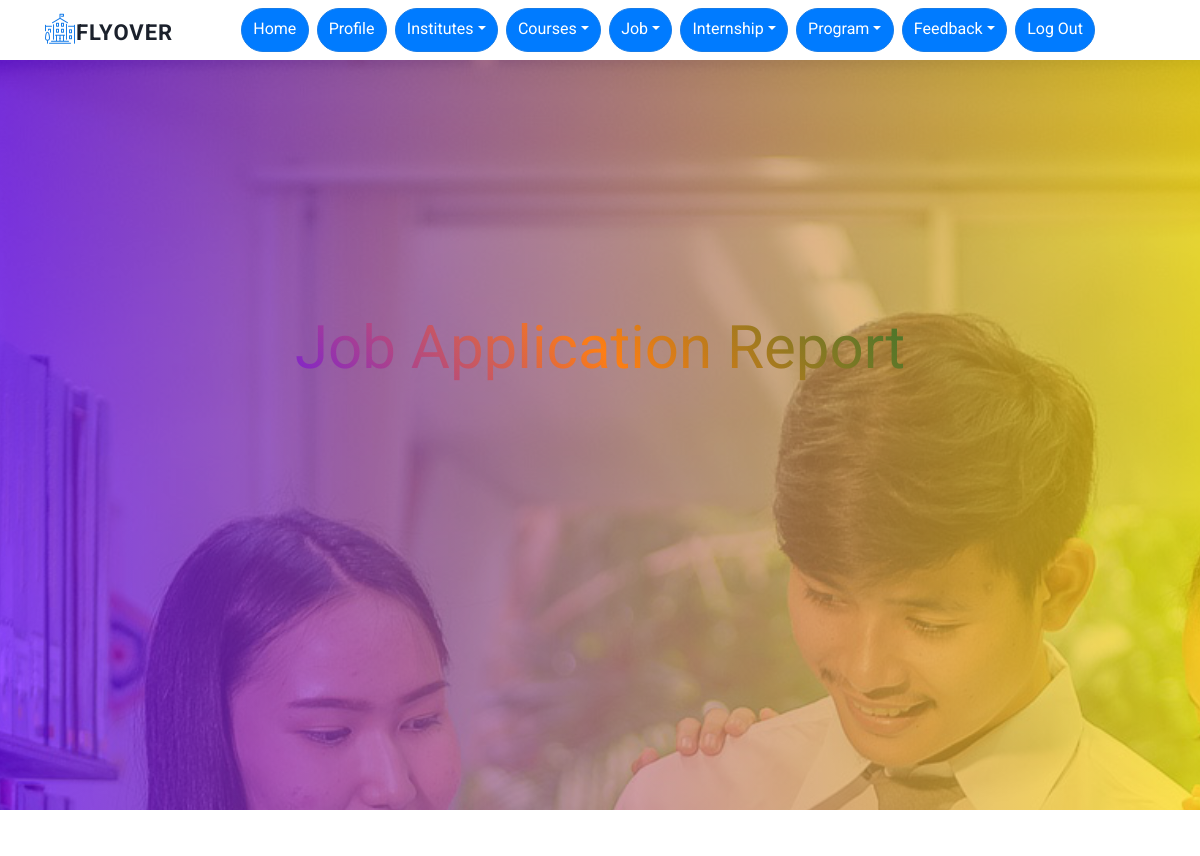
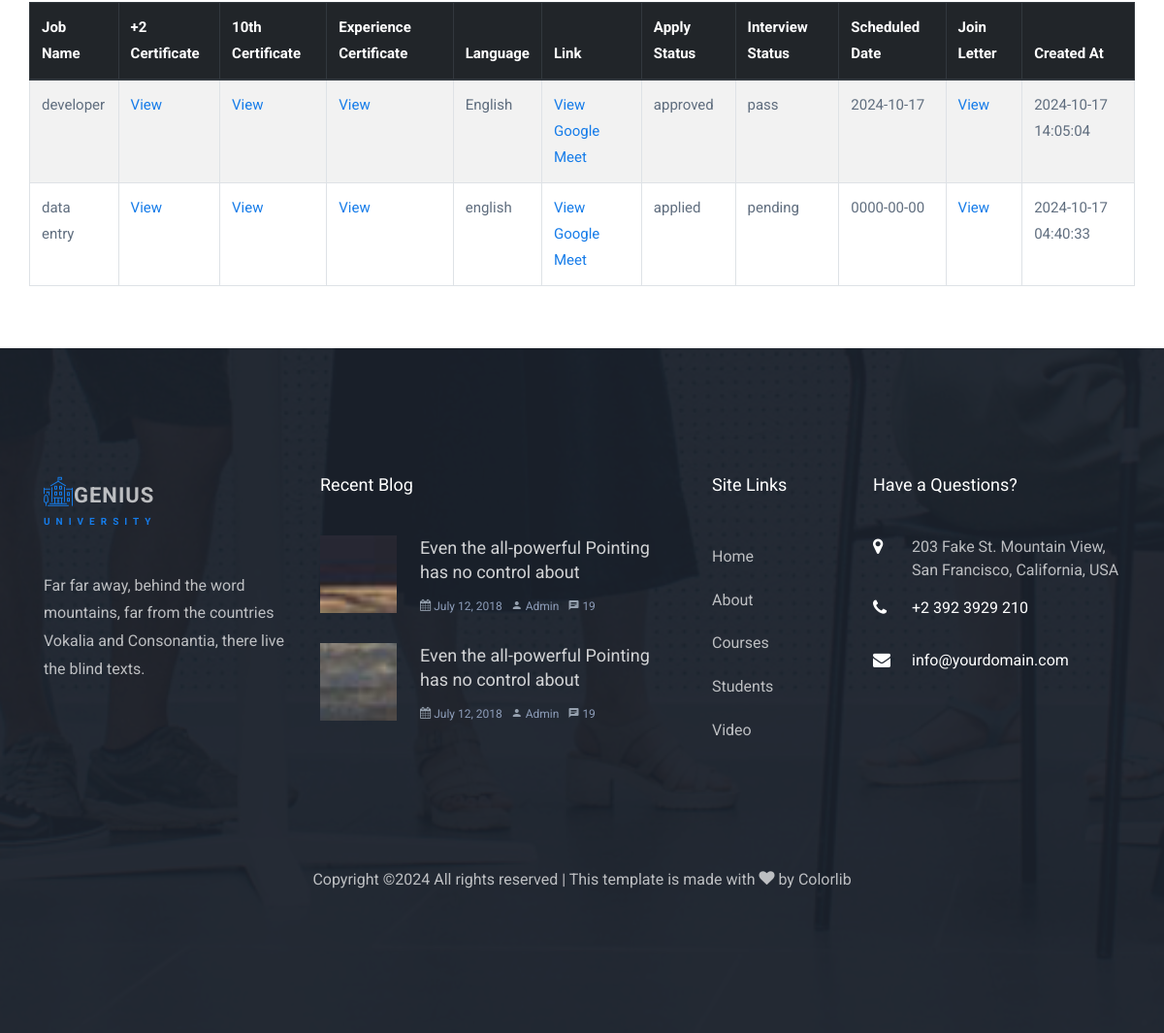
Page /user/job_report.php (signed in) on the committed database (2 pictures, top to bottom).
### tables this page shows
CREATE TABLE `job_application` (
  `job_apply_id` int(30) NOT NULL,
  `user_id` int(30) NOT NULL,
  `institute_id` int(30) NOT NULL,
  `job_id` int(30) NOT NULL,
  `+2_certificate` varchar(100) NOT NULL,
  `10th_certificate` varchar(100) NOT NULL,
  `experience_certificate` varchar(100) NOT NULL,
  `language` varchar(100) NOT NULL,
  `link` varchar(100) NOT NULL,
  `apply_status` varchar(30) NOT NULL,
  `interview_status` varchar(50) NOT NULL,
  `scheduled_date` date NOT NULL,
  `join_letter` varchar(50) NOT NULL,
  `crated_at` timestamp NOT NULL DEFAULT current_timestamp() ON UPDATE current_timestamp()
);

CREATE TABLE `job` (
  `job_id` int(30) NOT NULL,
  `job_title` varchar(100) NOT NULL,
  `company_name` varchar(100) NOT NULL,
  `salary` int(100) NOT NULL,
  `description` varchar(300) NOT NULL,
  `requirement` varchar(300) NOT NULL,
  `post_date` date NOT NULL,
  `expiry_date` date NOT NULL,
  `location` varchar(100) NOT NULL,
  `institute_id` int(30) NOT NULL
);

### user/job_report.php (the view, shortened to what this page needs)
<?php
include 'header.php';
$userId = $_SESSION['login_id'];
?>
<body>
    <div class="hero-wrap" style="background-image: url('../assets/images/bg_1.jpg'); background-attachment:fixed;">
        <div class="overlay"></div>
        <div class="container">
            <div class="row no-gutters slider-text align-items-center justify-content-center" data-scrollax-parent="true">
                <div class="col-md-8 ftco-animate text-center">
                    <h1 class="mb-4">Job Application Report</h1>
                </div>
            </div>
        </div>
    </div>
    <div class="container my-5 gray-bg">
        <div class="row justify-content-center">
            <table class="table table-bordered table-hover table-striped glass-table">
                <thead class="thead-dark">
                    <tr>
                        <th>Job Name</th>
                        <th>+2 Certificate</th>
                        <th>10th Certificate</th>
                        <th>Experience Certificate</th>
                        <th>Language</th>
                        <th>Link</th>
                        <th>Apply Status</th>
                        <th>Interview Status</th>
                        <th>Scheduled Date</th>
                        <th>Join Letter</th>
                        <th>Created At</th>
                    </tr>
                </thead>
                <tbody>
                    <?php
                    include '../config.php';
                    $query = "SELECT ja.*, j.job_title, ja.interview_status, ja.apply_status
                                FROM job_application ja
                                JOIN job j ON ja.job_id = j.job_id
                                WHERE ja.apply_status IN ('applied', 'approved')  AND ja.interview_status IN ('pending', 'pass') and ja.user_id='$userId' ;
                                ";
                    $result = mysqli_query($con, $query);
                    if ($result->num_rows > 0) {
                        while ($row = $result->fetch_assoc()) {
                            echo "<tr>";
                            echo "<td>" . htmlspecialchars($row['job_title']) . "</td>";
                            echo "<td><a href='../upload/" . htmlspecialchars($row['+2_certificate']) . "' target='_blank'>View</a></td>";
                            echo "<td><a href='../upload/" . htmlspecialchars($row['10th_certificate']) . "' target='_blank'>View</a></td>";
                            echo "<td><a href='../upload/" . htmlspecialchars($row['experience_certificate']) . "' target='_blank'>View</a></td>";
                            echo "<td>" . htmlspecialchars($row['language']) . "</td>";
                            echo "<td><a href='" . htmlspecialchars($row['link']) . "' target='_blank'>View Google Meet</a></td>";
                            echo "<td>" . htmlspecialchars($row['apply_status']) . "</td>";
                            echo "<td>" . htmlspecialchars($row['interview_status']) . "</td>";
                            echo "<td>" . htmlspecialchars($row['scheduled_date']) . "</td>";
                            echo "<td><a href='../upload/" . htmlspecialchars($row['join_letter']) . "' target='_blank'>View</a></td>";
                            echo "<td>" . htmlspecialchars($row['crated_at']) . "</td>";
                            echo "</tr>";
                        }
                    } else {
                        echo "<tr><td colspan='12' class='text-center'>No Job Applications Found</td></tr>";
                    }
                    ?>
                </tbody>
            </table>
        </div>
    </div>
    <?php
    include 'footer.php';
    ?>
</body>
</html>

### rows in the picture
job_application: job.job_title "developer", language "English", apply_status "approved", interview_status "pass", scheduled_date "2024-10-17", crated_at "2024-10-17 14:05:04"
job_application: job.job_title "data entry", language "english", apply_status "applied", interview_status "pending", scheduled_date "0000-00-00", crated_at "2024-10-17 04:40:33"
